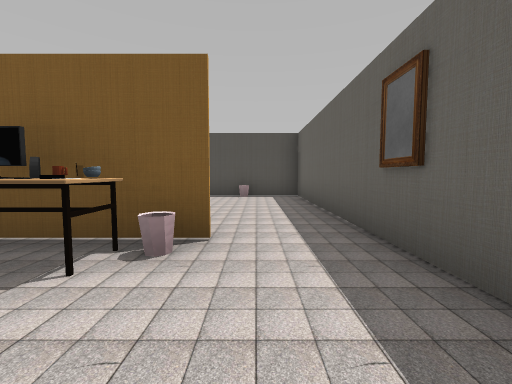
View 1 (above)

12 first-person views from a walk through a 3-D level made in the Unity game engine. The camera is 1.4 m above the floor, tilts 4° down and sees 90° across. The floor is counted in squares, 2 m on a side. Each view is taken from the middle of a square. On the plan, view 1 faces up. The plan holds only what a view shows up to about 9 squares ahead; the rest is blank. The player character is not drawn. Some animated figures are left out. Door leaves are left out, so doorways stand open. Some surface patterns are stand-ins.

View 2
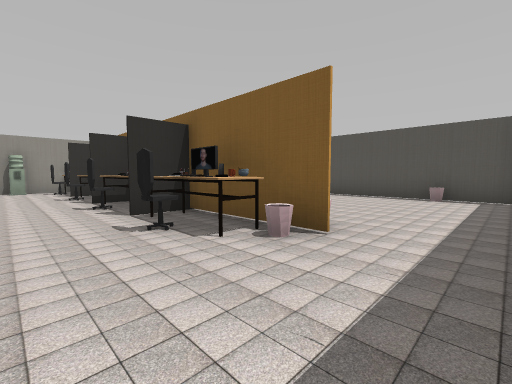

View 3
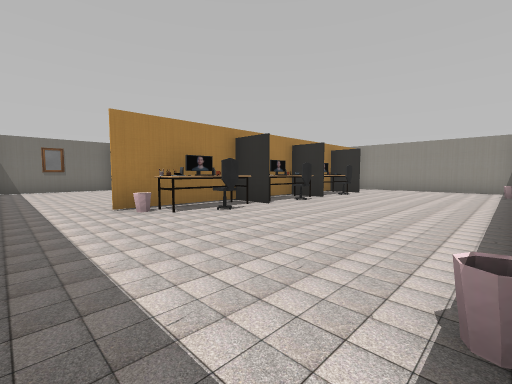

View 4
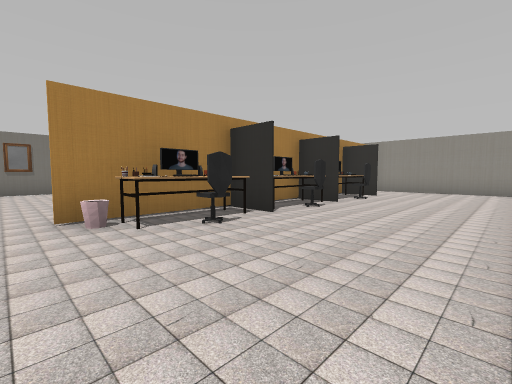

View 5
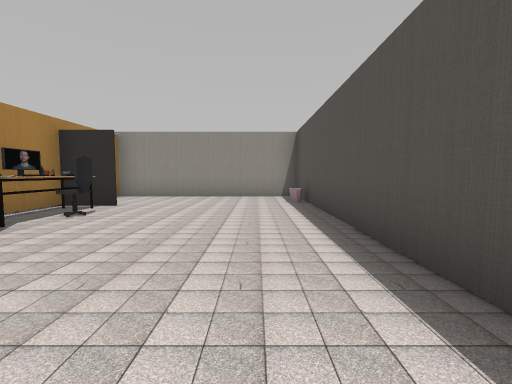

View 6
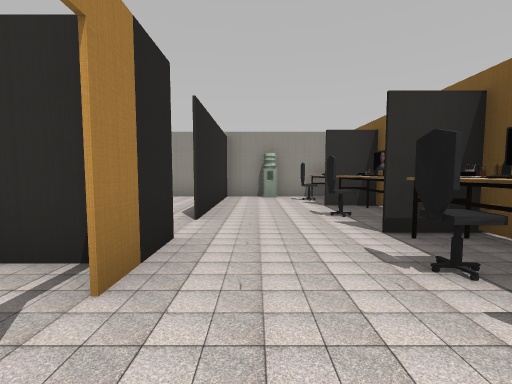

View 7
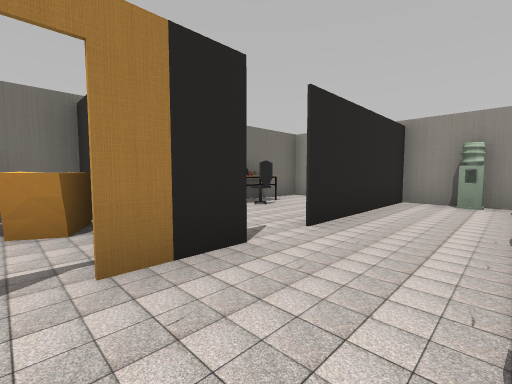

View 8
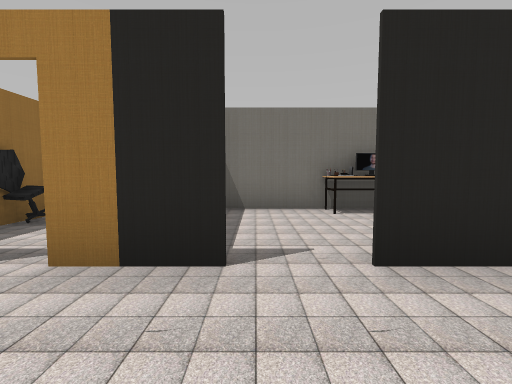

View 9
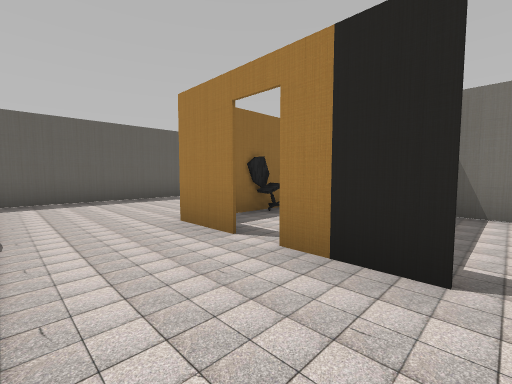

View 10
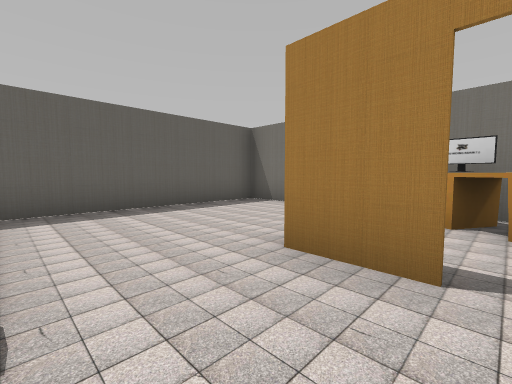

View 11
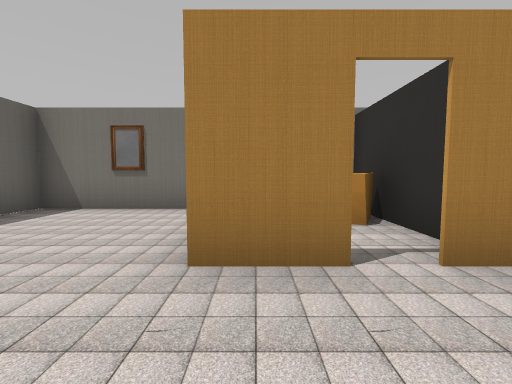

View 12
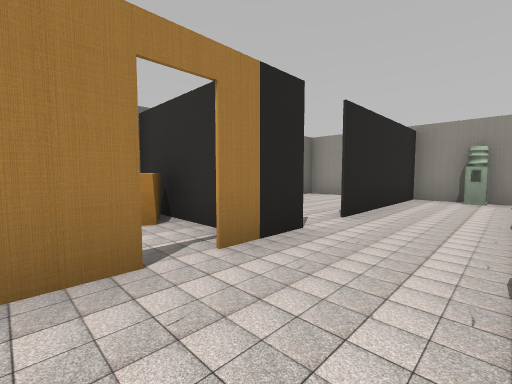

### Floor plan
Points are (right, up) in squares from view 1. A wall is a line through its corners. A room is listed if a view was taken in it or the views show most of it. See-through windows are left out.
Room 1 (views 1, 2, 3, 4, 5, 6, 7, 8, 9, 10, 11, 12)
walls: (-5.6, 2.7) (-6.1, 2.7); (-6, 4) (-6, 1.5); (-3.8, -0.9) (-2.4, -0.9); (-5, -1.2) (-5, -4.2) (-3.2, -4.2); (-5.9, -0.9) (-4.4, -0.9); (-1.6, -4.2) (1.3, -4.2) (1.3, 8.3) (-11, 8.3) (-11, -0.9); (-11.1, -0.9) (-6.9, -0.9)
ways out: opening at (-6, -1); open door at (-4, -1)
objects: water cooler (-11, 0); other object (-10, 2) to (-9, 2); bin (-9, 8); other object (-8, 2) to (-7, 2); other object (-8, 3) to (-7, 4); other object (-5, 2) to (-4, 2); other object (-5, 3) to (-4, 4); desk (-4, -3); chair (-3, -3) to (-3, -2); other object (-3, 2) to (-2, 2); other object (-3, 3) to (-2, 4); bin (-1, 2); bin (-1, 3); bin (0, 8)

Positions as (right, up) in squares from view 1, and headings:
1: (0, 0), facing up
2: (1, 0), facing up-left
3: (1, 8), facing down-left
4: (0, 7), facing down-left
5: (-3, 7), facing left
6: (-3, 0), facing left
7: (-4, 1), facing down-left
8: (-6, 1), facing down
9: (-6, 1), facing down-right
10: (-4, 1), facing down-right
11: (-3, 1), facing down
12: (-3, 1), facing down-left
